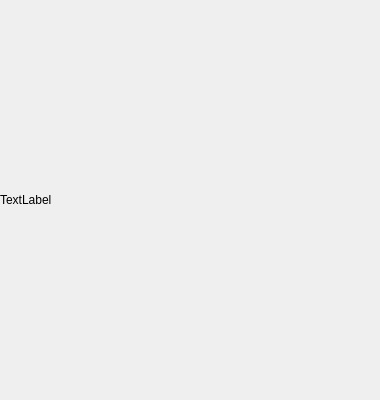
<?xml version="1.0" encoding="UTF-8"?>
<ui version="4.0">
 <class>Weather</class>
 <widget class="QWidget" name="Weather">
  <property name="geometry">
   <rect>
    <x>0</x>
    <y>0</y>
    <width>380</width>
    <height>400</height>
   </rect>
  </property>
  <property name="windowTitle">
   <string>Form</string>
  </property>
  <widget class="QLabel" name="label">
   <property name="geometry">
    <rect>
     <x>0</x>
     <y>0</y>
     <width>380</width>
     <height>400</height>
    </rect>
   </property>
   <property name="text">
    <string>TextLabel</string>
   </property>
  </widget>
 </widget>
 <resources/>
 <connections/>
</ui>
